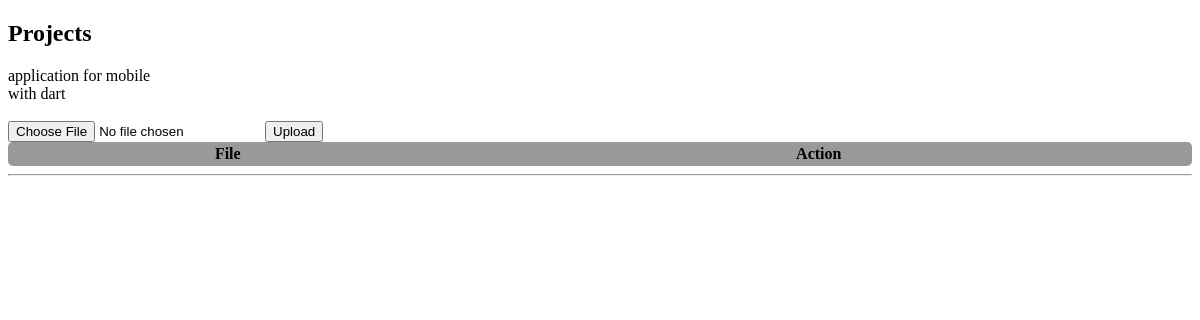
The page /manageProjects.php (signed in) on the database as committed earlier.
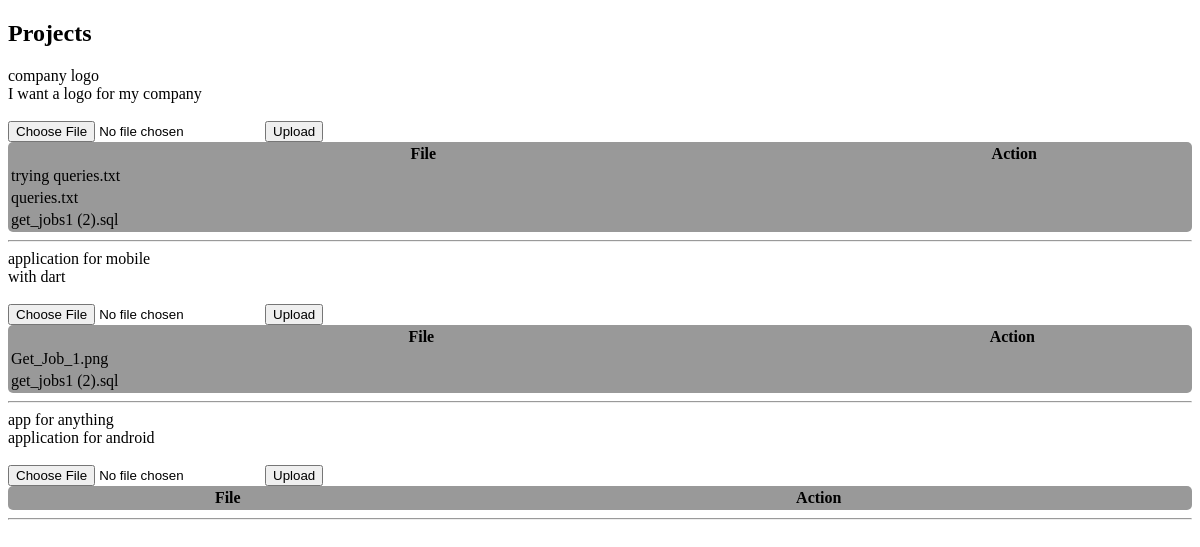
The same page on the database as committed later.
### tables this page shows
CREATE TABLE `post` (
  `id` int(11) NOT NULL,
  `client_id` int(11) NOT NULL,
  `freelancer_id` int(11) DEFAULT NULL,
  `company_id` int(11) DEFAULT NULL,
  `title` varchar(255) NOT NULL,
  `description` text NOT NULL,
  `cost` int(11) NOT NULL,
  `category` varchar(255) NOT NULL,
  `status` varchar(255) NOT NULL,
  `paid_status` tinyint(1) NOT NULL DEFAULT 0,
  `start_date` datetime NOT NULL,
  `skills` varchar(255) NOT NULL
);

CREATE TABLE `files` (
  `id` int(11) NOT NULL,
  `name` varchar(255) NOT NULL,
  `storage_name` varchar(255) NOT NULL,
  `post_id` int(11) NOT NULL,
  `upload_date` datetime NOT NULL,
  `file_path` varchar(255) NOT NULL
);

### manageProjects.php (the view, shortened to what this page needs)
<?php
require('connect.php');
if($_SESSION['group_id'] == 1){
    $stmt = $pdo->prepare('SELECT * FROM post WHERE freelancer_id = ? AND lower(status) = "in progress" AND paid_status = true');
    $stmt->execute([$_SESSION['id']]);
    $post = $stmt->fetchAll();
    $company = false;
    $client = false;
}
?>
<!DOCTYPE html>
<html lang="en">
<head>
</head>
<body>
    <h2> Projects </h2>
    <?php
    foreach($post as $row)
    {
        ?>
        <div class="postDes">
            <div class="title"> <?php echo $row['title']; ?> </div>
            <div class="description"> <?php echo $row['description']; ?> </div>
        </div>
        <?php
        if($client == false && $company == false){
             ?>
        <div class="uploadFile">
            <form method="POST" action="uploadFiles.php?post_id=<?php echo $row['id']; ?>" enctype="multipart/form-data">
                <div class="form-inline">
                    <input type="file" class="form-control" name="file" required="required"/>
                    <button class="btn btn-primary" name="upload"><span class="glyphicon glyphicon-upload"></span> Upload</button>
                </div>
            </form>
        </div>
            <?php } ?>
        <table class="table table-bordered" style="border-radius: 5px; background-color: #999; width: 100%;">
            <thead class="alert-info">
                <tr>
                    <th>File</th>
                    <th>Action</th>
                </tr>
            </thead>
            <tbody>
            <?php
                $query = $pdo->prepare('SELECT files.id, storage_name FROM files, post WHERE post_id = ? && post_id = post.id');
                $query->execute([$row['id']]);
                while($fetch = $query->fetch()){
            ?>
            <tr>
                <td><?php echo $fetch['storage_name']?></td>
            </tr>
            <?php
                }
            ?>
            </tbody>
        </table>
        <hr>
    <?php } ?>
</body>
</html>

Rows that differ between the two databases and show on the page:
now on this page (row edited): post: title "company logo", description "I want a logo for my company"
added files: storage_name "trying queries.txt", shown under "company logo"
added files: storage_name "queries.txt", shown under "company logo"
added files: storage_name "get_jobs1 (2).sql", shown under "company logo"
added files: storage_name "Get_Job_1.png", shown under post "application for mobile"
added files: storage_name "get_jobs1 (2).sql", shown under post "application for mobile"
added post: title "app for anything", description "application for android"
